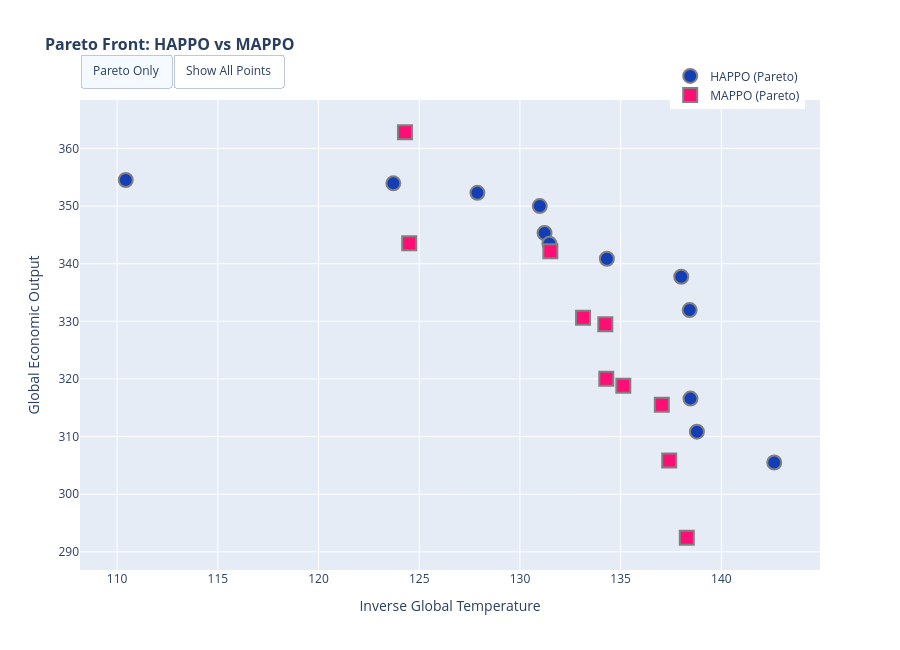

Notebook source saved alongside this figure:
### Code cell
# Interactive plot with hover (Plotly)
if PLOTLY_AVAILABLE:
    fig_pareto_interactive = plot_pareto_front_interactive(df)
    fig_pareto_interactive.show()
else:
    print("Plotly not available, showing static plot")

# Static plot (matplotlib) - for saving
fig_pareto = plot_pareto_front(df, show_weights=False)
if SAVE_FIGURES:
    fig_pareto.savefig(OUTPUT_DIR / "pareto_front.png", dpi=FIGURE_DPI, bbox_inches='tight')
plt.show()

### Figure 1 — Plotly figure (JSON) as saved in the notebook; plotly's stock layout.template omitted (floating-point values rounded to 4 significant figures)
{"data": [{"customdata": ["Run: run-20260327_182112-xtzjkh0p<br>Weight: (0.00, 1.00)<br>inverse_global_temperature: 86.63<br>global_economic_output: 344.31", "Run: run-20260327_183039-rxzc9e0k<br>Weight: (0.05, 0.95)<br>inverse_global_temperature: 93.59<br>global_economic_output: 341.65", "Run: run-20260327_183538-fyv0knzt<br>Weight: (0.10, 0.90)<br>inverse_global_temperature: 95.42<br>global_economic_output: 346.62", "Run: run-20260327_183538-kn5reoz9<br>Weight: (0.15, 0.85)<br>inverse_global_temperature: 101.28<br>global_economic_output: 346.13", "Run: run-20260327_192800-tul833by<br>Weight: (0.20, 0.80)<br>inverse_global_temperature: 110.49<br>global_economic_output: 349.14", "Run: run-20260327_193923-bg15og7c<br>Weight: (0.25, 0.75)<br>inverse_global_temperature: 114.32<br>global_economic_output: 349.61", "Run: run-20260327_193923-ckaud1sk<br>Weight: (0.30, 0.70)<br>inverse_global_temperature: 116.68<br>global_economic_output: 340.30", "Run: run-20260327_194854-msoosz4g<br>Weight: (0.35, 0.65)<br>inverse_global_temperature: 121.44<br>global_economic_output: 347.23", "Run: run-20260327_195633-yom93zev<br>Weight: (0.40, 0.60)<br>inverse_global_temperature: 122.35<br>global_economic_output: 347.15", "Run: run-20260327_195633-ytp5eu4x<br>Weight: (0.45, 0.55)<br>inverse_global_temperature: 121.56<br>global_economic_output: 343.02", "Run: run-20260327_205930-zjb8qvio<br>Weight: (0.06, 0.94)<br>inverse_global_temperature: 93.86<br>global_economic_output: 347.10", "Run: run-20260327_210622-pbjydu48<br>Weight: (0.11, 0.89)<br>inverse_global_temperature: 101.06<br>global_economic_output: 353.10", "Run: run-20260327_211855-xgw92r33<br>Weight: (0.16, 0.84)<br>inverse_global_temperature: 105.21<br>global_economic_output: 353.61", "Run: run-20260327_211916-tl401epj<br>Weight: (0.01, 0.99)<br>inverse_global_temperature: 87.37<br>global_economic_output: 336.44", "Run: run-20260327_221055-008wr4s4<br>Weight: (0.21, 0.79)<br>inverse_global_temperature: 111.55<br>global_economic_output: 352.26", "Run: run-20260327_221805-f8dkwslq<br>Weight: (0.31, 0.69)<br>inverse_global_temperature: 116.43<br>global_economic_output: 351.06", "Run: run-20260327_221834-cugys8rs<br>Weight: (0.26, 0.74)<br>inverse_global_temperature: 114.30<br>global_economic_output: 352.95", "Run: run-20260327_221859-q9rv2u9p<br>Weight: (0.36, 0.64)<br>inverse_global_temperature: 123.13<br>global_economic_output: 347.21", "Run: run-20260327_223214-oxvyatm0<br>Weight: (0.46, 0.54)<br>inverse_global_temperature: 127.31<br>global_economic_output: 342.62", "Run: run-20260327_224659-8qfxwi5y<br>Weight: (0.41, 0.59)<br>inverse_global_temperature: 126.56<br>global_economic_output: 348.43", "Run: run-20260327_232529-3jcnh0q9<br>Weight: (0.07, 0.93)<br>inverse_global_temperature: 94.72<br>global_economic_output: 349.07", "Run: run-20260327_233253-4yl0h3iz<br>Weight: (0.12, 0.88)<br>inverse_global_temperature: 100.05<br>global_economic_output: 346.25", "Run: run-20260328_000138-36wmo0t8<br>Weight: (0.17, 0.83)<br>inverse_global_temperature: 105.44<br>global_economic_output: 347.63", "Run: run-20260328_001259-kr9ec2g0<br>Weight: (0.02, 0.98)<br>inverse_global_temperature: 89.63<br>global_economic_output: 341.74", "Run: run-20260328_004901-90ozpqrd<br>Weight: (0.37, 0.63)<br>inverse_global_temperature: 122.30<br>global_economic_output: 347.33", "Run: run-20260328_005118-qpqcugzo<br>Weight: (0.22, 0.78)<br>inverse_global_temperature: 109.86<br>global_economic_output: 354.41", "Run: run-20260328_005316-klu0r9bo<br>Weight: (0.32, 0.68)<br>inverse_global_temperature: 122.62<br>global_economic_output: 350.18", "Run: run-20260328_005448-sd6h76kq<br>Weight: (0.27, 0.73)<br>inverse_global_temperature: 113.88<br>global_economic_output: 349.39", "Run: run-20260328_010633-h6sj5k9w<br>Weight: (0.47, 0.53)<br>inverse_global_temperature: 126.51<br>global_economic_output: 347.40", "Run: run-20260328_013602-tpfqs5pm<br>Weight: (0.42, 0.58)<br>inverse_global_temperature: 124.68<br>global_economic_output: 352.02", "Run: run-20260328_015324-fptqs3wa<br>Weight: (0.08, 0.92)<br>inverse_global_temperature: 95.18<br>global_economic_output: 344.48", "Run: run-20260328_020144-kmkg813y<br>Weight: (0.13, 0.87)<br>inverse_global_temperature: 103.01<br>global_economic_output: 345.40", "Run: run-20260328_024707-ud13pfqt<br>Weight: (0.18, 0.82)<br>inverse_global_temperature: 110.20<br>global_economic_output: 346.41", "Run: run-20260328_031141-cbdmkh3w<br>Weight: (0.03, 0.97)<br>inverse_global_temperature: 89.31<br>global_economic_output: 345.59", "Run: run-20260328_031625-zs84c39j<br>Weight: (0.38, 0.62)<br>inverse_global_temperature: 122.37<br>global_economic_output: 348.45", "Run: run-20260328_032937-x100xsjw<br>Weight: (0.33, 0.67)<br>inverse_global_temperature: 119.78<br>global_economic_output: 351.94", "Run: run-20260328_033412-6e8dvtxy<br>Weight: (0.28, 0.72)<br>inverse_global_temperature: 115.49<br>global_economic_output: 344.28", "Run: run-20260328_033726-66b5k6uz<br>Weight: (0.48, 0.52)<br>inverse_global_temperature: 130.62<br>global_economic_output: 344.32", "Run: run-20260328_041322-w1yi07za<br>Weight: (0.09, 0.91)<br>inverse_global_temperature: 96.62<br>global_economic_output: 345.55", "Run: run-20260328_042351-4gvb4y1h<br>Weight: (0.43, 0.57)<br>inverse_global_temperature: 126.44<br>global_economic_output: 351.64", "Run: run-20260328_042739-q1b3rnoa<br>Weight: (0.14, 0.86)<br>inverse_global_temperature: 107.66<br>global_economic_output: 350.90", "Run: run-20260328_052927-fr3s9jph<br>Weight: (0.19, 0.81)<br>inverse_global_temperature: 104.28<br>global_economic_output: 349.75", "Run: run-20260328_060658-wh48rhe6<br>Weight: (0.34, 0.66)<br>inverse_global_temperature: 118.65<br>global_economic_output: 346.42", "Run: run-20260328_061027-khw27gpi<br>Weight: (0.29, 0.71)<br>inverse_global_temperature: 115.90<br>global_economic_output: 352.92", "Run: run-20260328_061059-swm6m40t<br>Weight: (0.04, 0.96)<br>inverse_global_temperature: 90.01<br>global_economic_output: 342.65", "Run: run-20260328_061128-tgjq93jb<br>Weight: (0.24, 0.76)<br>inverse_global_temperature: 112.12<br>global_economic_output: 351.20", "Run: run-20260328_072518-q2qx8w74<br>Weight: (0.44, 0.56)<br>inverse_global_temperature: 123.47<br>global_economic_output: 341.92", "Run: run-20260329_191725-cpy5rzdk<br>Weight: (0.50, 0.50)<br>inverse_global_temperature: 128.41<br>global_economic_output: 346.69", "Run: run-20260329_194637-2s8e1y0c<br>Weight: (0.55, 0.45)<br>inverse_global_temperature: 129.39<br>global_economic_output: 341.90", "Run: run-20260329_194837-1nxjj4m1<br>Weight: (0.60, 0.40)<br>inverse_global_temperature: 132.25<br>global_economic_output: 339.85", "Run: run-20260329_194936-ckmrv71p<br>Weight: (0.66, 0.34)<br>inverse_global_temperature: 132.23<br>global_economic_output: 336.19", "Run: run-20260329_204624-imdl8qr2<br>Weight: (0.71, 0.29)<br>inverse_global_temperature: 131.52<br>global_economic_output: 315.49", "Run: run-20260329_204836-3ea5zygy<br>Weight: (0.76, 0.24)<br>inverse_global_temperature: 135.56<br>global_economic_output: 326.47", "Run: run-20260329_205138-266bwo19<br>Weight: (0.81, 0.19)<br>inverse_global_temperature: 136.02<br>global_economic_output: 323.19", "Run: run-20260329_220814-nr05dcti<br>Weight: (0.51, 0.49)<br>inverse_global_temperature: 130.32<br>global_economic_output: 346.91", "Run: run-20260329_222432-rd67kxf7<br>Weight: (0.56, 0.44)<br>inverse_global_temperature: 130.97<br>global_economic_output: 344.62", "Run: run-20260329_223101-po5mwx2n<br>Weight: (0.61, 0.39)<br>inverse_global_temperature: 128.73<br>global_economic_output: 338.08", "Run: run-20260329_223555-rw6vql1t<br>Weight: (0.91, 0.09)<br>inverse_global_temperature: 138.77<br>global_economic_output: 300.00", "Run: run-20260329_224250-bp18juk3<br>Weight: (0.67, 0.33)<br>inverse_global_temperature: 132.23<br>global_economic_output: 336.52", "Run: run-20260329_225123-1fsnemeo<br>Weight: (0.96, 0.04)<br>inverse_global_temperature: 137.30<br>global_economic_output: 305.90", "Run: run-20260329_232731-5qhdxe1g<br>Weight: (0.72, 0.28)<br>inverse_global_temperature: 133.37<br>global_economic_output: 336.14", "Run: run-20260329_233237-tojik7wm<br>Weight: (0.77, 0.23)<br>inverse_global_temperature: 134.86<br>global_economic_output: 319.16", "Run: run-20260330_000347-8gulbpty<br>Weight: (0.87, 0.13)<br>inverse_global_temperature: 135.17<br>global_economic_output: 314.54", "Run: run-20260330_005604-l3xxok89<br>Weight: (0.52, 0.48)<br>inverse_global_temperature: 127.18<br>global_economic_output: 337.61", "Run: run-20260330_011445-mz7yr4dj<br>Weight: (0.62, 0.38)<br>inverse_global_temperature: 130.98<br>global_economic_output: 331.52", "Run: run-20260330_011848-l373ak1a<br>Weight: (0.92, 0.08)<br>inverse_global_temperature: 138.01<br>global_economic_output: 313.57", "Run: run-20260330_013340-fb8crvd4<br>Weight: (0.68, 0.32)<br>inverse_global_temperature: 132.67<br>global_economic_output: 329.59", "Run: run-20260330_020755-09y7tsht<br>Weight: (0.73, 0.27)<br>inverse_global_temperature: 131.49<br>global_economic_output: 337.11", "Run: run-20260330_024853-tfcj7jh1<br>Weight: (0.83, 0.17)<br>inverse_global_temperature: 135.26<br>global_economic_output: 330.21", "Run: run-20260330_025758-bapkc82n<br>Weight: (0.88, 0.12)<br>inverse_global_temperature: 135.33<br>global_economic_output: 308.23", "Run: run-20260330_033424-1dqs5ilr<br>Weight: (0.58, 0.42)<br>inverse_global_temperature: 128.45<br>global_economic_output: 347.57", "Run: run-20260330_035636-ci82tsyt<br>Weight: (0.93, 0.07)<br>inverse_global_temperature: 140.59<br>global_economic_output: 295.53", "Run: run-20260330_040046-g8u9wy2q<br>Weight: (0.98, 0.02)<br>inverse_global_temperature: 136.97<br>global_economic_output: 303.59", "Run: run-20260330_044931-spaii22l<br>Weight: (0.74, 0.26)<br>inverse_global_temperature: 138.40<br>global_economic_output: 331.60", "Run: run-20260330_050156-f2xoyd9i<br>Weight: (0.79, 0.21)<br>inverse_global_temperature: 136.81<br>global_economic_output: 330.51", "Run: run-20260330_054254-2njogryb<br>Weight: (0.84, 0.16)<br>inverse_global_temperature: 134.46<br>global_economic_output: 306.78", "Run: run-20260330_054953-0vmlhvg5<br>Weight: (0.89, 0.11)<br>inverse_global_temperature: 138.03<br>global_economic_output: 312.59", "Run: run-20260330_061056-sddyjdf9<br>Weight: (0.59, 0.41)<br>inverse_global_temperature: 127.11<br>global_economic_output: 344.08", "Run: run-20260330_061939-avpnz89v<br>Weight: (0.54, 0.46)<br>inverse_global_temperature: 126.99<br>global_economic_output: 338.83", "Run: run-20260330_063547-oesfx3z7<br>Weight: (0.94, 0.06)<br>inverse_global_temperature: 138.12<br>global_economic_output: 311.97", "Run: run-20260330_063636-znoy71qv<br>Weight: (0.99, 0.01)<br>inverse_global_temperature: 140.15<br>global_economic_output: 293.06", "Run: run-20260330_063839-e0dq8a6z<br>Weight: (0.65, 0.35)<br>inverse_global_temperature: 130.36<br>global_economic_output: 327.65", "Run: run-20260330_071331-itmjuf1y<br>Weight: (0.70, 0.30)<br>inverse_global_temperature: 133.40<br>global_economic_output: 330.85", "Run: run-20260330_072838-gkkfnbbz<br>Weight: (0.75, 0.25)<br>inverse_global_temperature: 135.96<br>global_economic_output: 321.84", "Run: run-20260330_074322-8d69xniy<br>Weight: (0.80, 0.20)<br>inverse_global_temperature: 131.33<br>global_economic_output: 324.95", "Run: run-20260330_083837-ofvubhr8<br>Weight: (0.85, 0.15)<br>inverse_global_temperature: 137.86<br>global_economic_output: 302.87", "Run: run-20260330_084314-a3xso1pc<br>Weight: (0.90, 0.10)<br>inverse_global_temperature: 137.38<br>global_economic_output: 329.23", "Run: run-20260330_091439-u8w8znzf<br>Weight: (0.95, 0.05)<br>inverse_global_temperature: 135.79<br>global_economic_output: 325.86"], "hovertemplate": "%{customdata}<extra></extra>", "marker": {"color": "#133eb6", "line": {"color": "gray", "width": 1}, "opacity": 0.4, "size": 10, "symbol": "circle"}, "mode": "markers", "name": "HAPPO (dominated)", "type": "scatter", "visible": false, "x": [86.63, 93.59, 95.42, 101.3, 110.5, 114.3, 116.7, 121.4, 122.3, 121.6, 93.86, 101.1, 105.2, 87.37, 111.5, 116.4, 114.3, 123.1, 127.3, 126.6, 94.72, 100.0, 105.4, 89.63, 122.3, 109.9, 122.6, 113.9, 126.5, 124.7, 95.18, 103.0, 110.2, 89.31, 122.4, 119.8, 115.5, 130.6, 96.62, 126.4, 107.7, 104.3, 118.6, 115.9, 90.01, 112.1, 123.5, 128.4, 129.4, 132.2, 132.2, 131.5, 135.6, 136.0, 130.3, 131.0, 128.7, 138.8, 132.2, 137.3, 133.4, 134.9, 135.2, 127.2, 131.0, 138.0, 132.7, 131.5, 135.3, 135.3, 128.4, 140.6, 137.0, 138.4, 136.8, 134.5, 138.0, 127.1, 127.0, 138.1, 140.2, 130.4, 133.4, 136.0, 131.3, 137.9, 137.4, 135.8], "y": [344.3, 341.7, 346.6, 346.1, 349.1, 349.6, 340.3, 347.2, 347.2, 343.0, 347.1, 353.1, 353.6, 336.4, 352.3, 351.1, 352.9, 347.2, 342.6, 348.4, 349.1, 346.3, 347.6, 341.7, 347.3, 354.4, 350.2, 349.4, 347.4, 352.0, 344.5, 345.4, 346.4, 345.6, 348.4, 351.9, 344.3, 344.3, 345.5, 351.6, 350.9, 349.8, 346.4, 352.9, 342.6, 351.2, 341.9, 346.7, 341.9, 339.9, 336.2, 315.5, 326.5, 323.2, 346.9, 344.6, 338.1, 300.0, 336.5, 305.9, 336.1, 319.2, 314.5, 337.6, 331.5, 313.6, 329.6, 337.1, 330.2, 308.2, 347.6, 295.5, 303.6, 331.6, 330.5, 306.8, 312.6, 344.1, 338.8, 312.0, 293.1, 327.6, 330.8, 321.8, 324.9, 302.9, 329.2, 325.9]}, {"customdata": ["Run: run-20260328_033152-iclx3sr1<br>Weight: (0.23, 0.77)<br>inverse_global_temperature: 110.43<br>global_economic_output: 354.53", "Run: run-20260328_054804-wsoj6p95<br>Weight: (0.39, 0.61)<br>inverse_global_temperature: 123.71<br>global_economic_output: 353.95", "Run: run-20260328_061254-k1u3ramd<br>Weight: (0.49, 0.51)<br>inverse_global_temperature: 130.98<br>global_economic_output: 350.00", "Run: run-20260329_211015-lbpwlxjd<br>Weight: (0.86, 0.14)<br>inverse_global_temperature: 138.47<br>global_economic_output: 316.59", "Run: run-20260329_235038-xr0l1ibm<br>Weight: (0.82, 0.18)<br>inverse_global_temperature: 138.01<br>global_economic_output: 337.74", "Run: run-20260330_005836-ku4ufomc<br>Weight: (0.57, 0.43)<br>inverse_global_temperature: 131.22<br>global_economic_output: 345.33", "Run: run-20260330_012640-hyug0ssi<br>Weight: (0.97, 0.03)<br>inverse_global_temperature: 138.79<br>global_economic_output: 310.85", "Run: run-20260330_021806-ico0kw3l<br>Weight: (0.78, 0.22)<br>inverse_global_temperature: 138.42<br>global_economic_output: 331.96", "Run: run-20260330_034447-4x3i0wgx<br>Weight: (0.53, 0.47)<br>inverse_global_temperature: 127.89<br>global_economic_output: 352.30", "Run: run-20260330_035710-b8dqr688<br>Weight: (0.64, 0.36)<br>inverse_global_temperature: 131.46<br>global_economic_output: 343.49", "Run: run-20260330_042402-3c10i4u0<br>Weight: (0.69, 0.31)<br>inverse_global_temperature: 134.32<br>global_economic_output: 340.86", "Run: run-20260330_091253-9sb559k9<br>Weight: (1.00, 0.00)<br>inverse_global_temperature: 142.63<br>global_economic_output: 305.51"], "hovertemplate": "%{customdata}<extra></extra>", "marker": {"color": "#133eb6", "line": {"color": "gray", "width": 2}, "size": 14, "symbol": "circle"}, "mode": "markers", "name": "HAPPO (Pareto)", "type": "scatter", "x": [110.4, 123.7, 131.0, 138.5, 138.0, 131.2, 138.8, 138.4, 127.9, 131.5, 134.3, 142.6], "y": [354.5, 353.9, 350.0, 316.6, 337.7, 345.3, 310.8, 332.0, 352.3, 343.5, 340.9, 305.5]}, {"customdata": ["Run: run-20260327_200047-mlqg7z6y<br>Weight: (0.00, 1.00)<br>inverse_global_temperature: 87.32<br>global_economic_output: 339.57", "Run: run-20260327_220145-gvw1badc<br>Weight: (0.05, 0.95)<br>inverse_global_temperature: 92.43<br>global_economic_output: 339.13", "Run: run-20260327_222645-da8vyme2<br>Weight: (0.01, 0.99)<br>inverse_global_temperature: 86.97<br>global_economic_output: 348.89", "Run: run-20260328_001830-4dl1mw9e<br>Weight: (0.06, 0.94)<br>inverse_global_temperature: 88.91<br>global_economic_output: 344.94", "Run: run-20260328_004334-8muuxjhm<br>Weight: (0.02, 0.98)<br>inverse_global_temperature: 86.65<br>global_economic_output: 341.32", "Run: run-20260328_023742-h22099n6<br>Weight: (0.07, 0.93)<br>inverse_global_temperature: 90.77<br>global_economic_output: 344.74", "Run: run-20260328_025931-0kwd4y3k<br>Weight: (0.03, 0.97)<br>inverse_global_temperature: 91.73<br>global_economic_output: 346.76", "Run: run-20260328_045155-gbf31w1i<br>Weight: (0.08, 0.92)<br>inverse_global_temperature: 93.71<br>global_economic_output: 349.05", "Run: run-20260328_052110-yy967mgl<br>Weight: (0.04, 0.96)<br>inverse_global_temperature: 90.68<br>global_economic_output: 350.78", "Run: run-20260328_070417-02213nns<br>Weight: (0.09, 0.91)<br>inverse_global_temperature: 95.35<br>global_economic_output: 346.54", "Run: run-20260329_225123-0qtg3lo9<br>Weight: (0.20, 0.80)<br>inverse_global_temperature: 104.82<br>global_economic_output: 339.69", "Run: run-20260329_225123-4tc0xtqf<br>Weight: (0.10, 0.90)<br>inverse_global_temperature: 96.42<br>global_economic_output: 345.38", "Run: run-20260329_225123-rg1j1qog<br>Weight: (0.15, 0.85)<br>inverse_global_temperature: 102.88<br>global_economic_output: 355.94", "Run: run-20260329_230357-sujc338p<br>Weight: (0.25, 0.75)<br>inverse_global_temperature: 107.50<br>global_economic_output: 341.25", "Run: run-20260329_230516-41z6338n<br>Weight: (0.30, 0.70)<br>inverse_global_temperature: 112.13<br>global_economic_output: 343.11", "Run: run-20260329_231722-44d5wuzl<br>Weight: (0.45, 0.55)<br>inverse_global_temperature: 126.08<br>global_economic_output: 336.32", "Run: run-20260329_231722-itrxf0uu<br>Weight: (0.40, 0.60)<br>inverse_global_temperature: 122.45<br>global_economic_output: 331.68", "Run: run-20260329_231722-qwgu3nhy<br>Weight: (0.35, 0.65)<br>inverse_global_temperature: 117.63<br>global_economic_output: 346.77", "Run: run-20260329_232514-1yz9zjpm<br>Weight: (0.50, 0.50)<br>inverse_global_temperature: 126.10<br>global_economic_output: 337.00", "Run: run-20260330_004844-ysddl3no<br>Weight: (0.55, 0.45)<br>inverse_global_temperature: 123.86<br>global_economic_output: 324.36", "Run: run-20260330_010846-jj0ysnum<br>Weight: (0.21, 0.79)<br>inverse_global_temperature: 108.15<br>global_economic_output: 344.55", "Run: run-20260330_010947-7gwf1m8a<br>Weight: (0.11, 0.89)<br>inverse_global_temperature: 96.49<br>global_economic_output: 352.33", "Run: run-20260330_012234-99ovvahj<br>Weight: (0.31, 0.69)<br>inverse_global_temperature: 117.67<br>global_economic_output: 359.16", "Run: run-20260330_013039-uh6fau1o<br>Weight: (0.16, 0.84)<br>inverse_global_temperature: 102.15<br>global_economic_output: 346.22", "Run: run-20260330_013501-iov1na2x<br>Weight: (0.41, 0.59)<br>inverse_global_temperature: 125.23<br>global_economic_output: 335.63", "Run: run-20260330_013639-erpmk8w2<br>Weight: (0.46, 0.54)<br>inverse_global_temperature: 128.02<br>global_economic_output: 339.64", "Run: run-20260330_014600-s87yrb04<br>Weight: (0.36, 0.64)<br>inverse_global_temperature: 119.95<br>global_economic_output: 341.47", "Run: run-20260330_014717-twu5rjd0<br>Weight: (0.26, 0.74)<br>inverse_global_temperature: 113.43<br>global_economic_output: 355.21", "Run: run-20260330_020724-y9j44ald<br>Weight: (0.51, 0.49)<br>inverse_global_temperature: 126.91<br>global_economic_output: 331.42", "Run: run-20260330_030426-uyc9lcxt<br>Weight: (0.56, 0.44)<br>inverse_global_temperature: 132.37<br>global_economic_output: 326.64", "Run: run-20260330_032740-2q53cilg<br>Weight: (0.22, 0.78)<br>inverse_global_temperature: 110.85<br>global_economic_output: 352.79", "Run: run-20260330_032744-bg219tsk<br>Weight: (0.12, 0.88)<br>inverse_global_temperature: 95.29<br>global_economic_output: 346.27", "Run: run-20260330_034142-pd8zd979<br>Weight: (0.32, 0.68)<br>inverse_global_temperature: 120.00<br>global_economic_output: 352.28", "Run: run-20260330_035418-mule1qpj<br>Weight: (0.47, 0.53)<br>inverse_global_temperature: 129.11<br>global_economic_output: 338.76", "Run: run-20260330_040733-ibhv3fia<br>Weight: (0.17, 0.83)<br>inverse_global_temperature: 102.19<br>global_economic_output: 346.15", "Run: run-20260330_040913-f0cjfqzz<br>Weight: (0.37, 0.63)<br>inverse_global_temperature: 122.51<br>global_economic_output: 349.33", "Run: run-20260330_042936-x0fy9sm7<br>Weight: (0.27, 0.73)<br>inverse_global_temperature: 111.31<br>global_economic_output: 350.41", "Run: run-20260330_051748-kpo0yhr6<br>Weight: (0.57, 0.43)<br>inverse_global_temperature: 122.79<br>global_economic_output: 329.60", "Run: run-20260330_054537-ht51eg5r<br>Weight: (0.13, 0.87)<br>inverse_global_temperature: 96.92<br>global_economic_output: 351.33", "Run: run-20260330_054651-yopsigqr<br>Weight: (0.23, 0.77)<br>inverse_global_temperature: 110.01<br>global_economic_output: 346.49", "Run: run-20260330_060011-c0iwprax<br>Weight: (0.33, 0.67)<br>inverse_global_temperature: 118.52<br>global_economic_output: 350.76", "Run: run-20260330_061133-ugdyca0c<br>Weight: (0.48, 0.52)<br>inverse_global_temperature: 125.20<br>global_economic_output: 341.51", "Run: run-20260330_063817-m9nvxzty<br>Weight: (0.38, 0.62)<br>inverse_global_temperature: 123.48<br>global_economic_output: 342.23", "Run: run-20260330_064501-kwxgg3vu<br>Weight: (0.18, 0.82)<br>inverse_global_temperature: 106.06<br>global_economic_output: 353.85", "Run: run-20260330_071637-qaaw9w3s<br>Weight: (0.28, 0.72)<br>inverse_global_temperature: 110.64<br>global_economic_output: 346.50", "Run: run-20260330_072123-hd10neg3<br>Weight: (0.58, 0.42)<br>inverse_global_temperature: 129.93<br>global_economic_output: 322.68", "Run: run-20260330_073635-o39zrx16<br>Weight: (0.53, 0.47)<br>inverse_global_temperature: 128.11<br>global_economic_output: 334.10", "Run: run-20260330_080239-ael9fj07<br>Weight: (0.24, 0.76)<br>inverse_global_temperature: 108.39<br>global_economic_output: 333.26", "Run: run-20260330_080334-f1l5jnd1<br>Weight: (0.14, 0.86)<br>inverse_global_temperature: 97.63<br>global_economic_output: 343.47", "Run: run-20260330_081836-j9ewmcyj<br>Weight: (0.34, 0.66)<br>inverse_global_temperature: 117.58<br>global_economic_output: 348.86", "Run: run-20260330_082559-hrel5oks<br>Weight: (0.44, 0.56)<br>inverse_global_temperature: 120.58<br>global_economic_output: 341.05", "Run: run-20260330_082915-ev7vnb51<br>Weight: (0.49, 0.51)<br>inverse_global_temperature: 126.07<br>global_economic_output: 339.18", "Run: run-20260330_090639-yzgcla1y<br>Weight: (0.39, 0.61)<br>inverse_global_temperature: 120.92<br>global_economic_output: 360.01", "Run: run-20260330_090906-55bpmhr0<br>Weight: (0.19, 0.81)<br>inverse_global_temperature: 102.76<br>global_economic_output: 347.90", "Run: run-20260330_092503-by03nipe<br>Weight: (0.59, 0.41)<br>inverse_global_temperature: 129.17<br>global_economic_output: 333.20", "Run: run-20260330_094608-3utdl9tx<br>Weight: (0.29, 0.71)<br>inverse_global_temperature: 120.47<br>global_economic_output: 356.01", "Run: run-20260330_101914-wj8c7av4<br>Weight: (0.54, 0.46)<br>inverse_global_temperature: 125.74<br>global_economic_output: 329.24", "Run: run-20260330_110133-j913pwn8<br>Weight: (0.60, 0.40)<br>inverse_global_temperature: 127.73<br>global_economic_output: 330.71", "Run: run-20260330_110455-plq8h6ti<br>Weight: (0.66, 0.34)<br>inverse_global_temperature: 131.73<br>global_economic_output: 326.72", "Run: run-20260330_111852-2n2o98ez<br>Weight: (0.71, 0.29)<br>inverse_global_temperature: 134.24<br>global_economic_output: 326.35", "Run: run-20260330_111852-pi1klyff<br>Weight: (0.76, 0.24)<br>inverse_global_temperature: 133.86<br>global_economic_output: 317.36", "Run: run-20260330_112705-ldnhep8c<br>Weight: (0.81, 0.19)<br>inverse_global_temperature: 136.36<br>global_economic_output: 306.41", "Run: run-20260330_122817-6x1xac2o<br>Weight: (0.96, 0.04)<br>inverse_global_temperature: 135.79<br>global_economic_output: 315.49", "Run: run-20260330_134449-k4l7a1aj<br>Weight: (0.61, 0.39)<br>inverse_global_temperature: 127.10<br>global_economic_output: 325.99", "Run: run-20260330_134508-idv26pnc<br>Weight: (0.67, 0.33)<br>inverse_global_temperature: 131.50<br>global_economic_output: 324.64", "Run: run-20260330_134613-rs07x53w<br>Weight: (0.72, 0.28)<br>inverse_global_temperature: 131.52<br>global_economic_output: 317.65", "Run: run-20260330_135800-avtm6u6w<br>Weight: (0.77, 0.23)<br>inverse_global_temperature: 132.38<br>global_economic_output: 315.12", "Run: run-20260330_141211-9u8x12gf<br>Weight: (0.82, 0.18)<br>inverse_global_temperature: 135.81<br>global_economic_output: 309.30", "Run: run-20260330_143016-61ftntoq<br>Weight: (0.87, 0.13)<br>inverse_global_temperature: 135.00<br>global_economic_output: 315.46", "Run: run-20260330_144211-03mkv5zb<br>Weight: (0.92, 0.08)<br>inverse_global_temperature: 133.51<br>global_economic_output: 293.78", "Run: run-20260330_145401-qw8gtu9s<br>Weight: (0.97, 0.03)<br>inverse_global_temperature: 135.12<br>global_economic_output: 290.69", "Run: run-20260330_162049-txt0xbda<br>Weight: (0.68, 0.32)<br>inverse_global_temperature: 129.44<br>global_economic_output: 314.70", "Run: run-20260330_162148-n0jub38t<br>Weight: (0.62, 0.38)<br>inverse_global_temperature: 128.64<br>global_economic_output: 323.38", "Run: run-20260330_163603-7k8ay6so<br>Weight: (0.78, 0.22)<br>inverse_global_temperature: 129.00<br>global_economic_output: 311.38", "Run: run-20260330_165148-gr4njxds<br>Weight: (0.83, 0.17)<br>inverse_global_temperature: 128.75<br>global_economic_output: 317.00", "Run: run-20260330_171124-3qprjakh<br>Weight: (0.93, 0.07)<br>inverse_global_temperature: 135.86<br>global_economic_output: 310.39", "Run: run-20260330_171808-p7u3f7ht<br>Weight: (0.98, 0.02)<br>inverse_global_temperature: 136.03<br>global_economic_output: 281.20", "Run: run-20260330_183419-9x2pmhji<br>Weight: (0.74, 0.26)<br>inverse_global_temperature: 133.00<br>global_economic_output: 313.02", "Run: run-20260330_185102-xmit42ez<br>Weight: (0.69, 0.31)<br>inverse_global_temperature: 131.02<br>global_economic_output: 330.75", "Run: run-20260330_190742-ufvu5fja<br>Weight: (0.89, 0.11)<br>inverse_global_temperature: 134.04<br>global_economic_output: 303.98", "Run: run-20260330_191619-ni0mvotf<br>Weight: (0.79, 0.21)<br>inverse_global_temperature: 133.41<br>global_economic_output: 313.95", "Run: run-20260330_192154-fx7zq8dp<br>Weight: (0.84, 0.16)<br>inverse_global_temperature: 134.79<br>global_economic_output: 317.98", "Run: run-20260330_194341-tcth8awq<br>Weight: (0.99, 0.01)<br>inverse_global_temperature: 134.07<br>global_economic_output: 300.27", "Run: run-20260330_205825-z0bjwfvx<br>Weight: (0.75, 0.25)<br>inverse_global_temperature: 133.33<br>global_economic_output: 316.38", "Run: run-20260330_212403-7vhm9277<br>Weight: (0.65, 0.35)<br>inverse_global_temperature: 130.53<br>global_economic_output: 315.39", "Run: run-20260330_212636-odl09z3u<br>Weight: (0.90, 0.10)<br>inverse_global_temperature: 132.88<br>global_economic_output: 306.18", "Run: run-20260330_212937-uks3llpr<br>Weight: (0.70, 0.30)<br>inverse_global_temperature: 130.51<br>global_economic_output: 334.74", "Run: run-20260330_215438-697hdy6c<br>Weight: (0.85, 0.15)<br>inverse_global_temperature: 133.39<br>global_economic_output: 318.49", "Run: run-20260330_220833-wvogcdxx<br>Weight: (1.00, 0.00)<br>inverse_global_temperature: 136.36<br>global_economic_output: 299.56", "Run: run-20260330_221410-76bqr87q<br>Weight: (0.95, 0.05)<br>inverse_global_temperature: 132.57<br>global_economic_output: 302.26"], "hovertemplate": "%{customdata}<extra></extra>", "marker": {"color": "#ff0e76", "line": {"color": "gray", "width": 1}, "opacity": 0.4, "size": 10, "symbol": "square"}, "mode": "markers", "name": "MAPPO (dominated)", "type": "scatter", "visible": false, "x": [87.32, 92.43, 86.97, 88.91, 86.65, 90.77, 91.73, 93.71, 90.68, 95.35, 104.8, 96.42, 102.9, 107.5, 112.1, 126.1, 122.5, 117.6, 126.1, 123.9, 108.1, 96.49, 117.7, 102.1, 125.2, 128.0, 120.0, 113.4, 126.9, 132.4, 110.9, 95.29, 120.0, 129.1, 102.2, 122.5, 111.3, 122.8, 96.92, 110.0, 118.5, 125.2, 123.5, 106.1, 110.6, 129.9, 128.1, 108.4, 97.63, 117.6, 120.6, 126.1, 120.9, 102.8, 129.2, 120.5, 125.7, 127.7, 131.7, 134.2, 133.9, 136.4, 135.8, 127.1, 131.5, 131.5, 132.4, 135.8, 135.0, 133.5, 135.1, 129.4, 128.6, 129.0, 128.8, 135.9, 136.0, 133.0, 131.0, 134.0, 133.4, 134.8, 134.1, 133.3, 130.5, 132.9, 130.5, 133.4, 136.4, 132.6], "y": [339.6, 339.1, 348.9, 344.9, 341.3, 344.7, 346.8, 349.1, 350.8, 346.5, 339.7, 345.4, 355.9, 341.2, 343.1, 336.3, 331.7, 346.8, 337.0, 324.4, 344.5, 352.3, 359.2, 346.2, 335.6, 339.6, 341.5, 355.2, 331.4, 326.6, 352.8, 346.3, 352.3, 338.8, 346.2, 349.3, 350.4, 329.6, 351.3, 346.5, 350.8, 341.5, 342.2, 353.9, 346.5, 322.7, 334.1, 333.3, 343.5, 348.9, 341.1, 339.2, 360.0, 347.9, 333.2, 356.0, 329.2, 330.7, 326.7, 326.4, 317.4, 306.4, 315.5, 326.0, 324.6, 317.7, 315.1, 309.3, 315.5, 293.8, 290.7, 314.7, 323.4, 311.4, 317.0, 310.4, 281.2, 313.0, 330.8, 304.0, 314.0, 318.0, 300.3, 316.4, 315.4, 306.2, 334.7, 318.5, 299.6, 302.3]}, {"customdata": ["Run: run-20260330_035156-55ndcer2<br>Weight: (0.42, 0.58)<br>inverse_global_temperature: 124.29<br>global_economic_output: 362.82", "Run: run-20260330_045159-ancyuo9a<br>Weight: (0.52, 0.48)<br>inverse_global_temperature: 131.51<br>global_economic_output: 342.16", "Run: run-20260330_060925-nb01i0i8<br>Weight: (0.43, 0.57)<br>inverse_global_temperature: 124.50<br>global_economic_output: 343.57", "Run: run-20260330_121007-h77nbtwr<br>Weight: (0.91, 0.09)<br>inverse_global_temperature: 134.29<br>global_economic_output: 320.05", "Run: run-20260330_121007-n2k8avoc<br>Weight: (0.86, 0.14)<br>inverse_global_temperature: 135.13<br>global_economic_output: 318.84", "Run: run-20260330_160929-egiqzngc<br>Weight: (0.73, 0.27)<br>inverse_global_temperature: 133.13<br>global_economic_output: 330.64", "Run: run-20260330_164944-a5l881j3<br>Weight: (0.88, 0.12)<br>inverse_global_temperature: 138.28<br>global_economic_output: 292.44", "Run: run-20260330_185536-q1mj78sl<br>Weight: (0.64, 0.36)<br>inverse_global_temperature: 134.24<br>global_economic_output: 329.50", "Run: run-20260330_194433-r0beuscl<br>Weight: (0.94, 0.06)<br>inverse_global_temperature: 137.41<br>global_economic_output: 305.86", "Run: run-20260330_215210-1xj8pmuo<br>Weight: (0.80, 0.20)<br>inverse_global_temperature: 137.04<br>global_economic_output: 315.52"], "hovertemplate": "%{customdata}<extra></extra>", "marker": {"color": "#ff0e76", "line": {"color": "gray", "width": 2}, "size": 14, "symbol": "square"}, "mode": "markers", "name": "MAPPO (Pareto)", "type": "scatter", "x": [124.3, 131.5, 124.5, 134.3, 135.1, 133.1, 138.3, 134.2, 137.4, 137.0], "y": [362.8, 342.2, 343.6, 320.1, 318.8, 330.6, 292.4, 329.5, 305.9, 315.5]}], "layout": {"height": 650, "hovermode": "closest", "legend": {"x": 0.98, "xanchor": "right", "y": 0.98, "yanchor": "bottom"}, "title": {"font": {"size": 16, "weight": "bold"}, "text": "Pareto Front: HAPPO vs MAPPO"}, "updatemenus": [{"buttons": [{"args": [{"visible": [false, true, false, true]}], "label": "Pareto Only", "method": "update"}, {"args": [{"visible": [true, true, true, true]}], "label": "Show All Points", "method": "update"}], "direction": "left", "pad": {"r": 10, "t": 10}, "showactive": true, "type": "buttons", "x": 0, "xanchor": "left", "y": 1.12, "yanchor": "top"}], "width": 900, "xaxis": {"title": {"text": "Inverse Global Temperature"}}, "yaxis": {"title": {"text": "Global Economic Output"}}}}
